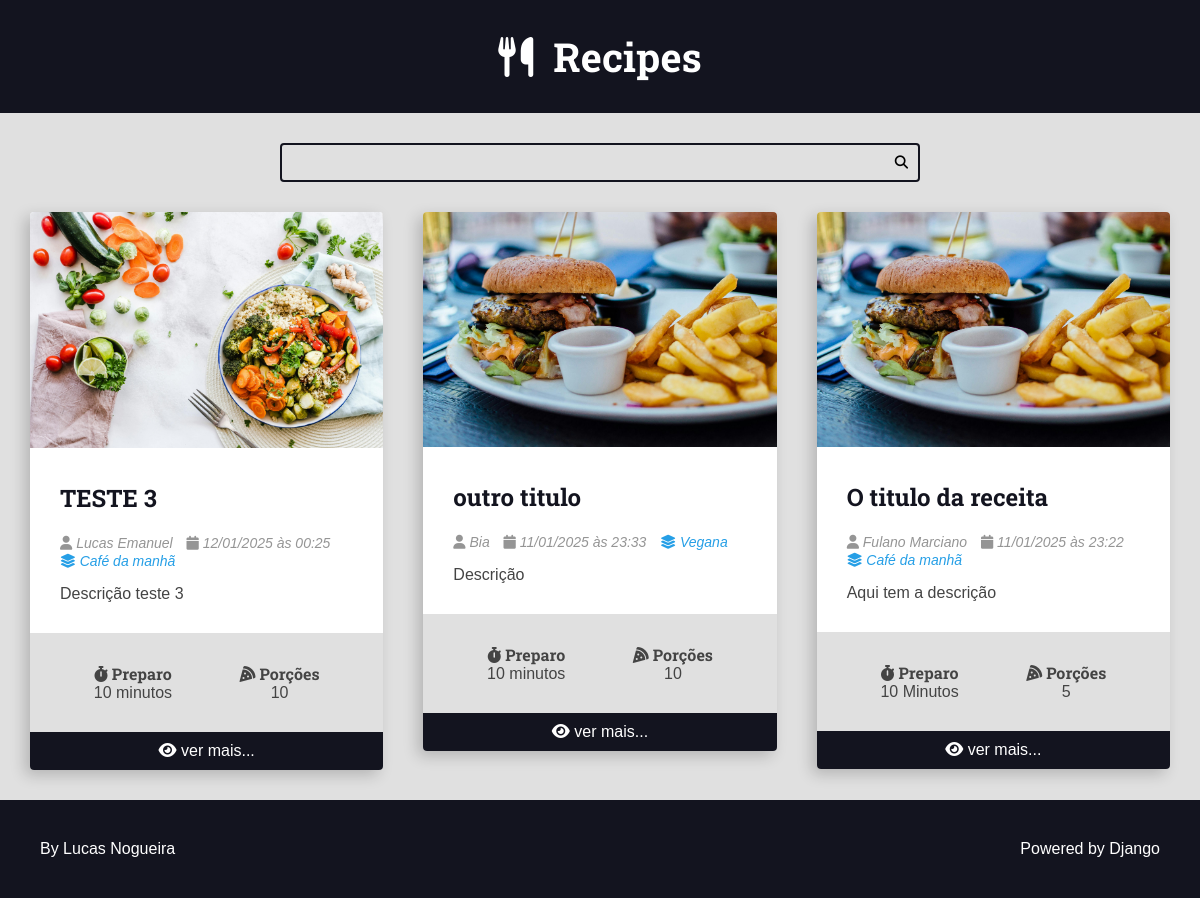
The app's page /, older data.
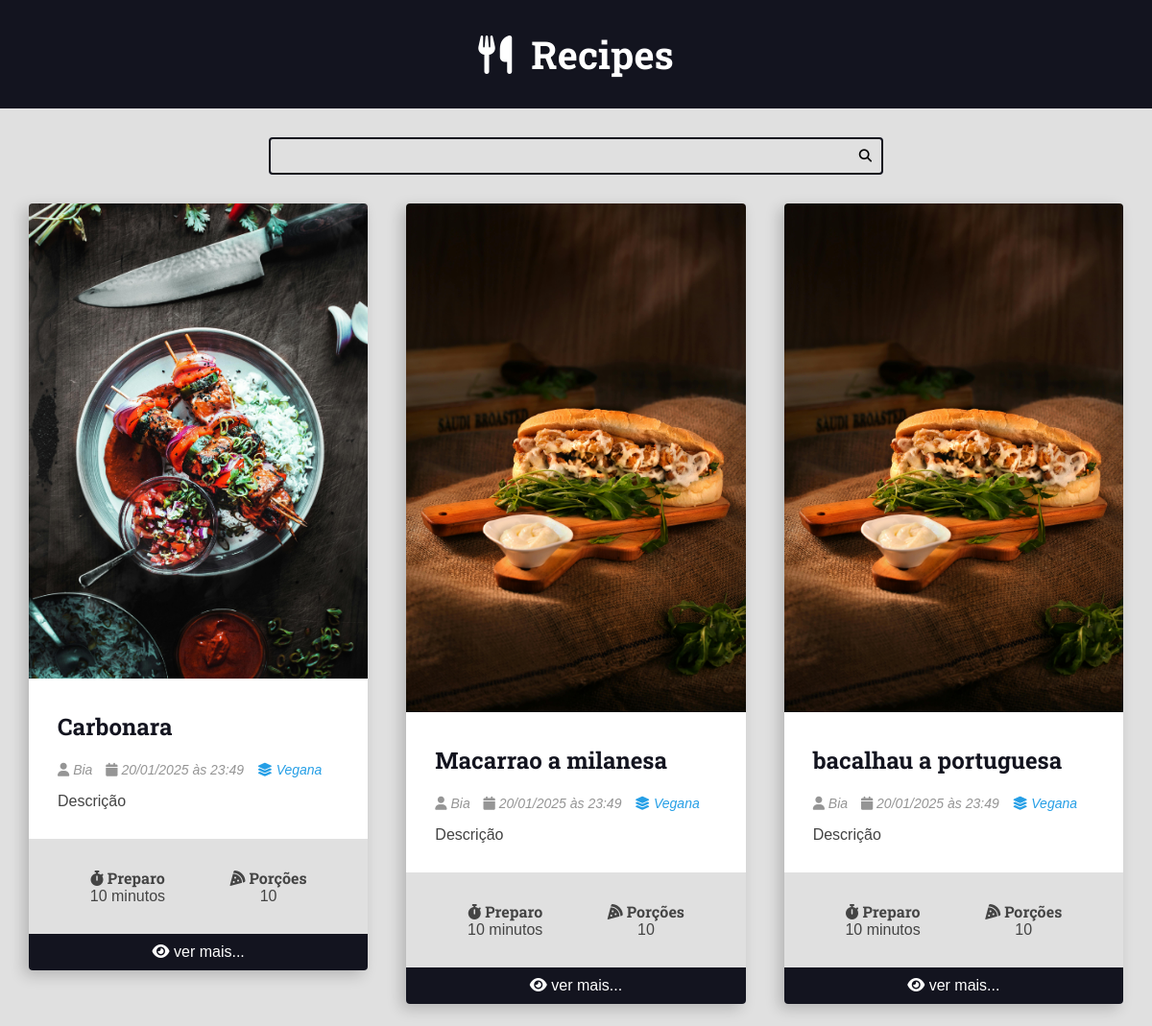
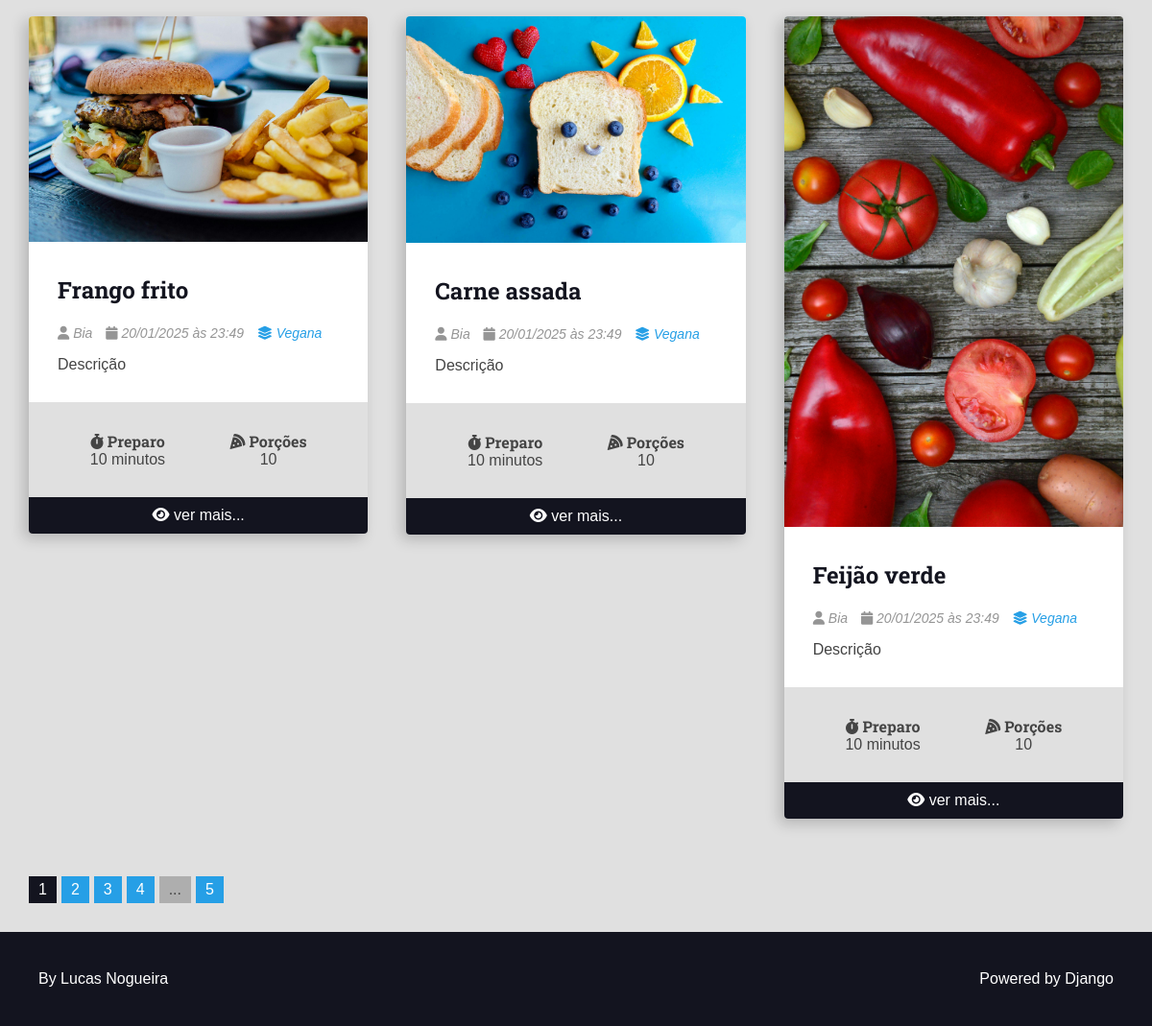
The same page, newer data (2 pictures, top to bottom).
### recipes/models.py (models this page shows, shortened)
class Recipe(models.Model):
    title = models.CharField(max_length=65) #VARCHAR
    description = models.CharField(max_length=165)
    slug = models.SlugField(unique=True) #slug
    preparation_time = models.IntegerField() #INT
    preparation_time_unit = models.CharField(max_length=65)
    servings = models.IntegerField()
    serving_unit = models.CharField(max_length=65)
    preparation_steps = models.TextField() #Tamanho livre
    preparation_steps_is_html = models.BooleanField(default=False)
    created_at = models.DateTimeField(auto_now_add=True) #auto_now_add faz com que no momento da criação pegue a data atual
    updated_at = models.DateTimeField(auto_now=True)
    is_published = models.BooleanField(default=False)
    cover = models.ImageField(upload_to='recipes/covers/%Y/%m/%d/', blank=True, default='')
    category = models.ForeignKey(Category, on_delete=models.SET_NULL, null=True, blank=True, default=None,) # Caso a categoria for apagada torna o campo nulo, o null permite que o campo seja nulo
    author = models.ForeignKey(User, on_delete=models.SET_NULL, null=True, blank=True, default=None)

class Category(models.Model):
    name = models.CharField(max_length=65)

### recipes/views.py (the view)
# urls.py: 2. Add a URL to urlpatterns:  path('', views.home, name='home')
def home(request):
    recipes= Recipe.objects.filter(is_published=True,).order_by('-id')
    page_obj, pagination_range = make_pagination(request,recipes, PER_PAGE)
    return render(request, 'recipes/pages/home.html', context={
        'recipes': page_obj,
        'pagination_range': pagination_range
        })

### utils/pagination.py (called while the page is built)
def make_pagination(request, queryset, per_page, qty_pages=4):
    try:
        current_page = int(request.GET.get('page', 1))
    except ValueError:
        current_page = 1
    paginator = Paginator(queryset, per_page)
    page_obj = paginator.get_page(current_page)
    pagination_range = make_pagination_range(
        paginator.page_range,
        qty_pages,
        current_page
    )
    return page_obj, pagination_range

### recipes/templates/recipes/pages/home.html (shortened to what this page needs)
{% extends 'global/base.html' %}
{% block content %}
    <div class="main-content main-content-list container">
        {% for recipe in recipes %}
                {%include "recipes/partials/recipe.html"%}
            {% empty %}
            <div class="center m-y">
                <h1>No Recipes Found Here</h1>
            </div>
        {% endfor %}
    </div>
{% endblock content %}

### recipes/templates/recipes/partials/recipe.html (shortened to what this page needs)
<div class="recipe recipe-list-item">
    {% if recipe.cover %}
    <div class="recipe-cover">
        <a href="{% url 'recipes:recipe' recipe.id%}">
        <img src="{{recipe.cover.url}}" alt="temp">
        </a>
    </div>
    {% endif %}
    <div class="recipe-title-container">
        <h2 class="recipe-title">
            <a href="{% url 'recipes:recipe' recipe.id %}">
        {{recipe.title}}
            </a>
        </h2>
    </div>
    <div class="recipe-author">
        {% if recipe.author is not None %}
            <span class="recipe-author-item">
                <i class="fas fa-user"></i>
                {% if recipe.author.first_name %}
                    {{recipe.author.first_name}} {{recipe.author.last_name}}
                {% else %}
                    {{ recipe.author.username}}
                {% endif %}
            </span>
        {% endif %}
        <span class="recipe-author-item">
            <i class="fas fa-calendar alt"></i>
            {{ recipe.created_at|date:"d/m/Y" }} às {{ recipe.created_at|date:"H:i" }}
        </span>
        {% if recipe.category is not None %}
            <span class="recipe-author-item">
                <a href=" {% url 'recipes:category' recipe.category.id %}">
                    <i class="fas fa-layer-group"></i>
                    <span>{{recipe.category.name}}</span>
                </a>
            </span>
        {% endif %}
    </div>
    <div class="recipe-content">
        <p>{{recipe.description}}</p>
    </div>
    <div class="recipe-meta-container">
        <div class="recipe-meta recipe-preparation">
            <h3 class="recipe-meta-title"><i class="fas fa-stopwatch"></i> Preparo</h3>
            <div class="recipe-meta-text">
                {{recipe.preparation_time}} {{recipe.preparation_time_unit}}
            </div>
        </div>
        <div class="recipe-meta recipe-servings">
            <h3 class="recipe-meta-title"><i class="fas fa-pizza-slice"></i> Porções</h3>
            <div class="recipe-meta-text">
                {{recipe.servings}} {{recipe.servings_unit}}
            </div>
        </div>
    </div>
    {% if not is_detail_page %}
    <footer class="recipe-footer">
        <a class="recipe-read-more button button-dark button-full-width" href="{% url 'recipes:recipe' recipe.id %}">
            <i class="fas fa-eye"></i>
            <span>ver mais...</span>
        </a>
    </footer>
    {% endif %}
</div>

Row changes from the older to the newer data that the page shows:
no longer on this page (row edited): Recipe: cover (picture), title "TESTE 3", author.first_name "Lucas", author.last_name "Emanuel", created_at "12/01/2025", created_at "00:25", category.name "Café da manhã", description "Descrição teste 3", preparation_time "10", preparation_time_unit "minutos", servings "10"
no longer on this page (row edited): Recipe: cover (picture), title "outro titulo", author.username "Bia", created_at "11/01/2025", created_at "23:33", category.name "Vegana", description "Descrição", preparation_time "10", preparation_time_unit "minutos", servings "10"
no longer on this page (row edited): Recipe: cover (picture), title "O titulo da receita", author.first_name "Fulano", author.last_name "Marciano", created_at "11/01/2025", created_at "23:22", category.name "Café da manhã", description "Aqui tem a descrição", preparation_time "10", preparation_time_unit "Minutos", servings "5"
added Recipe: cover (picture), title "Carbonara", author.username "Bia", created_at "20/01/2025", created_at "23:49", category.name "Vegana", description "Descrição", preparation_time "10", preparation_time_unit "minutos", servings "10"
added Recipe: cover (picture), title "Macarrao a milanesa", author.username "Bia", created_at "20/01/2025", created_at "23:49", category.name "Vegana", description "Descrição", preparation_time "10", preparation_time_unit "minutos", servings "10"
added Recipe: cover (picture), title "bacalhau a portuguesa", author.username "Bia", created_at "20/01/2025", created_at "23:49", category.name "Vegana", description "Descrição", preparation_time "10", preparation_time_unit "minutos", servings "10"
added Recipe: cover (picture), title "Frango frito", author.username "Bia", created_at "20/01/2025", created_at "23:49", category.name "Vegana", description "Descrição", preparation_time "10", preparation_time_unit "minutos", servings "10"
added Recipe: cover (picture), title "Carne assada", author.username "Bia", created_at "20/01/2025", created_at "23:49", category.name "Vegana", description "Descrição", preparation_time "10", preparation_time_unit "minutos", servings "10"
added Recipe: cover (picture), title "Feijão verde", author.username "Bia", created_at "20/01/2025", created_at "23:49", category.name "Vegana", description "Descrição", preparation_time "10", preparation_time_unit "minutos", servings "10"
Text that changed along with them:
{{ pagination_range.total_pages }}: (not shown) → "5"
new list line: "1"
new list line: "2"
new list line: "3"
new list line: "4"
